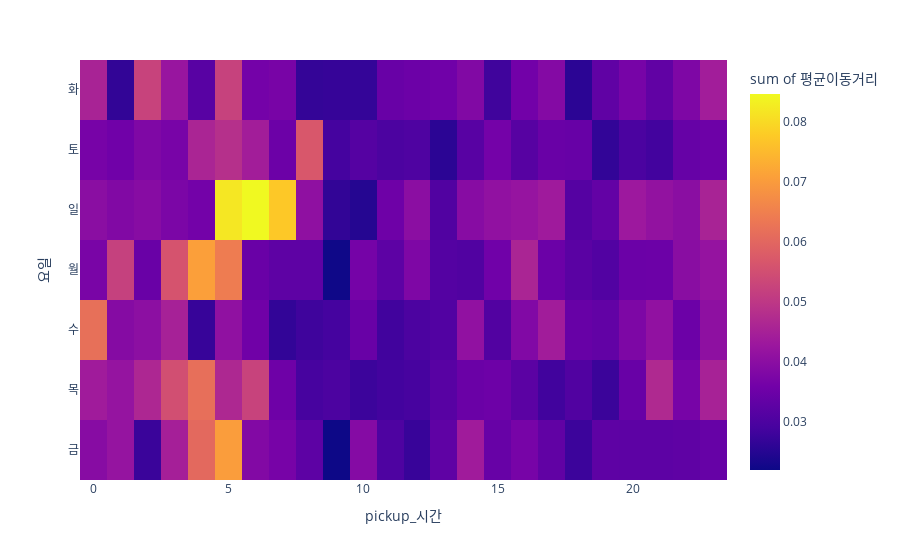

Here is the notebook cell this chart was saved with:
### Code cell
# | title: 요일,시간에 따른 평균이동거리 시각화        
fig2.show()

### Figure 1 — Plotly figure (JSON) as saved in the notebook; plotly's stock layout.template omitted (floating-point values rounded to 4 significant figures; data arrays with more than 128 entries replaced by an {"elided": "..."} marker saying what was removed)
{"data": [{"coloraxis": "coloraxis", "histfunc": "sum", "hovertemplate": "pickup_시간=%{x}<br>요일=%{y}<br>sum of 평균이동거리=%{z}<extra></extra>", "name": "", "nbinsx": 24, "nbinsy": 7, "type": "histogram2d", "x": {"elided": "168 int values"}, "xaxis": "x", "xbingroup": "x", "y": {"elided": "168 str values"}, "yaxis": "y", "ybingroup": "y", "z": {"elided": "168 float values"}}], "layout": {"autosize": true, "coloraxis": {"colorbar": {"title": {"text": "sum of 평균이동거리"}}, "colorscale": [[0, "#0d0887"], [0.1111, "#46039f"], [0.2222, "#7201a8"], [0.3333, "#9c179e"], [0.4444, "#bd3786"], [0.5556, "#d8576b"], [0.6667, "#ed7953"], [0.7778, "#fb9f3a"], [0.8889, "#fdca26"], [1, "#f0f921"]]}, "legend": {"tracegroupgap": 0}, "margin": {"t": 60}, "xaxis": {"anchor": "y", "autorange": true, "domain": [0, 1], "range": [-0.5, 23.5], "title": {"text": "pickup_시간"}, "type": "linear"}, "yaxis": {"anchor": "x", "autorange": true, "domain": [0, 1], "range": [-0.5, 6.5], "title": {"text": "요일"}, "type": "category"}}}
